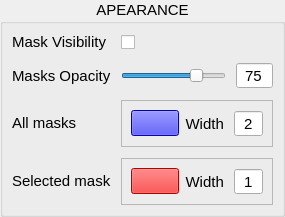
           <widget class="QGroupBox" name="pg1_settings_groupBox_mask_appearance">
            <property name="sizePolicy">
             <sizepolicy hsizetype="Minimum" vsizetype="Minimum">
              <horstretch>0</horstretch>
              <verstretch>0</verstretch>
             </sizepolicy>
            </property>
            <property name="minimumSize">
             <size>
              <width>0</width>
              <height>104</height>
             </size>
            </property>
            <property name="maximumSize">
             <size>
              <width>16777215</width>
              <height>250</height>
             </size>
            </property>
            <property name="font">
             <font>
              <pointsize>11</pointsize>
             </font>
            </property>
            <property name="title">
             <string>APEARANCE</string>
            </property>
            <property name="alignment">
             <set>Qt::AlignHCenter|Qt::AlignTop</set>
            </property>
            <layout class="QGridLayout" name="gridLayout_21">
             <property name="leftMargin">
              <number>9</number>
             </property>
             <property name="topMargin">
              <number>9</number>
             </property>
             <property name="rightMargin">
              <number>9</number>
             </property>
             <property name="bottomMargin">
              <number>9</number>
             </property>
             <property name="horizontalSpacing">
              <number>10</number>
             </property>
             <property name="verticalSpacing">
              <number>11</number>
             </property>
             <item row="2" column="0">
              <widget class="QLabel" name="pg1_settings_mask_opasity_label">
               <property name="sizePolicy">
                <sizepolicy hsizetype="Maximum" vsizetype="Maximum">
                 <horstretch>0</horstretch>
                 <verstretch>0</verstretch>
                </sizepolicy>
               </property>
               <property name="maximumSize">
                <size>
                 <width>16777215</width>
                 <height>40</height>
                </size>
               </property>
               <property name="font">
                <font>
                 <pointsize>11</pointsize>
                </font>
               </property>
               <property name="text">
                <string>Masks Opacity</string>
               </property>
              </widget>
             </item>
             <item row="1" column="0">
              <widget class="QLabel" name="pg1_settings_mask_visibility_label">
               <property name="sizePolicy">
                <sizepolicy hsizetype="Maximum" vsizetype="Maximum">
                 <horstretch>0</horstretch>
                 <verstretch>0</verstretch>
                </sizepolicy>
               </property>
               <property name="font">
                <font>
                 <pointsize>11</pointsize>
                </font>
               </property>
               <property name="layoutDirection">
                <enum>Qt::LeftToRight</enum>
               </property>
               <property name="text">
                <string>Mask Visibility</string>
               </property>
               <property name="alignment">
                <set>Qt::AlignRight|Qt::AlignTrailing|Qt::AlignVCenter</set>
               </property>
              </widget>
             </item>
             <item row="2" column="1">
              <widget class="QSlider" name="pg1_settings_mask_opasity_slider">
               <property name="styleSheet">
                <string notr="true"/>
               </property>
               <property name="minimum">
                <number>0</number>
               </property>
               <property name="maximum">
                <number>100</number>
               </property>
               <property name="pageStep">
                <number>5</number>
               </property>
               <property name="value">
                <number>75</number>
               </property>
               <property name="orientation">
                <enum>Qt::Horizontal</enum>
               </property>
               <property name="invertedAppearance">
                <bool>false</bool>
               </property>
              </widget>
             </item>
             <item row="1" column="1">
              <widget class="QCheckBox" name="pg1_settings_mask_visibility_checkbox">
               <property name="sizePolicy">
                <sizepolicy hsizetype="Minimum" vsizetype="Minimum">
                 <horstretch>0</horstretch>
                 <verstretch>0</verstretch>
                </sizepolicy>
               </property>
               <property name="font">
                <font>
                 <pointsize>8</pointsize>
                </font>
               </property>
               <property name="styleSheet">
                <string notr="true"/>
               </property>
               <property name="text">
                <string/>
               </property>
               <property name="iconSize">
                <size>
                 <width>16</width>
                 <height>16</height>
                </size>
               </property>
               <property name="checkable">
                <bool>true</bool>
               </property>
               <property name="checked">
                <bool>false</bool>
               </property>
              </widget>
             </item>
             <item row="3" column="0">
              <widget class="QLabel" name="pg1_settings_all_masks_color_label">
               <property name="sizePolicy">
                <sizepolicy hsizetype="Maximum" vsizetype="Maximum">
                 <horstretch>0</horstretch>
                 <verstretch>0</verstretch>
                </sizepolicy>
               </property>
               <property name="maximumSize">
                <size>
                 <width>16777215</width>
                 <height>40</height>
                </size>
               </property>
               <property name="font">
                <font>
                 <pointsize>11</pointsize>
                </font>
               </property>
               <property name="text">
                <string>All masks</string>
               </property>
              </widget>
             </item>
             <item row="6" column="0">
              <widget class="QLabel" name="pg1_settings_selected_mask_color_label">
               <property name="sizePolicy">
                <sizepolicy hsizetype="Maximum" vsizetype="Maximum">
                 <horstretch>0</horstretch>
                 <verstretch>0</verstretch>
                </sizepolicy>
               </property>
               <property name="minimumSize">
                <size>
                 <width>0</width>
                 <height>35</height>
                </size>
               </property>
               <property name="maximumSize">
                <size>
                 <width>16777215</width>
                 <height>40</height>
                </size>
               </property>
               <property name="font">
                <font>
                 <pointsize>11</pointsize>
                </font>
               </property>
               <property name="text">
                <string>Selected mask</string>
               </property>
              </widget>
             </item>
             <item row="3" column="1" colspan="2">
              <widget class="QFrame" name="frame_2">
               <property name="minimumSize">
                <size>
                 <width>0</width>
                 <height>35</height>
                </size>
               </property>
               <property name="baseSize">
                <size>
                 <width>0</width>
                 <height>0</height>
                </size>
               </property>
               <property name="frameShape">
                <enum>QFrame::StyledPanel</enum>
               </property>
               <property name="frameShadow">
                <enum>QFrame::Raised</enum>
               </property>
               <layout class="QHBoxLayout" name="horizontalLayout_8">
                <item>
                 <widget class="QPushButton" name="pg1_settings_all_masks_color_button">
                  <property name="styleSheet">
                   <string notr="true">background-color: rgb(0, 0, 255);</string>
                  </property>
                  <property name="text">
                   <string/>
                  </property>
                 </widget>
                </item>
                <item>
                 <widget class="QLabel" name="pg1_settings_all_masks_color_width_label">
                  <property name="text">
                   <string>Width </string>
                  </property>
                  <property name="alignment">
                   <set>Qt::AlignRight|Qt::AlignTrailing|Qt::AlignVCenter</set>
                  </property>
                 </widget>
                </item>
                <item>
                 <widget class="QSpinBox" name="pg1_settings_all_masks_color_width_spibox">
                  <property name="sizePolicy">
                   <sizepolicy hsizetype="Maximum" vsizetype="Maximum">
                    <horstretch>0</horstretch>
                    <verstretch>0</verstretch>
                   </sizepolicy>
                  </property>
                  <property name="frame">
                   <bool>true</bool>
                  </property>
                  <property name="alignment">
                   <set>Qt::AlignCenter</set>
                  </property>
                  <property name="buttonSymbols">
                   <enum>QAbstractSpinBox::NoButtons</enum>
                  </property>
                  <property name="keyboardTracking">
                   <bool>false</bool>
                  </property>
                  <property name="minimum">
                   <number>1</number>
                  </property>
                  <property name="maximum">
                   <number>30</number>
                  </property>
                  <property name="value">
                   <number>2</number>
                  </property>
                 </widget>
                </item>
               </layout>
              </widget>
             </item>
             <item row="6" column="1" colspan="2">
              <widget class="QFrame" name="frame">
               <property name="minimumSize">
                <size>
                 <width>0</width>
                 <height>35</height>
                </size>
               </property>
               <property name="baseSize">
                <size>
                 <width>0</width>
                 <height>0</height>
                </size>
               </property>
               <property name="frameShape">
                <enum>QFrame::StyledPanel</enum>
               </property>
               <property name="frameShadow">
                <enum>QFrame::Raised</enum>
               </property>
               <layout class="QHBoxLayout" name="horizontalLayout_7">
                <item>
                 <widget class="QPushButton" name="pg1_settings_selected_mask_color_button">
                  <property name="styleSheet">
                   <string notr="true">background-color: rgb(255, 0, 0);</string>
                  </property>
                  <property name="text">
                   <string/>
                  </property>
                 </widget>
                </item>
                <item>
                 <widget class="QLabel" name="pg1_settings_selected_mask_color_width_label">
                  <property name="text">
                   <string>Width </string>
                  </property>
                  <property name="alignment">
                   <set>Qt::AlignRight|Qt::AlignTrailing|Qt::AlignVCenter</set>
                  </property>
                 </widget>
                </item>
                <item>
                 <widget class="QSpinBox" name="pg1_settings_selected_mask_color_width_spibox">
                  <property name="sizePolicy">
                   <sizepolicy hsizetype="Maximum" vsizetype="Maximum">
                    <horstretch>0</horstretch>
                    <verstretch>0</verstretch>
                   </sizepolicy>
                  </property>
                  <property name="frame">
                   <bool>true</bool>
                  </property>
                  <property name="alignment">
                   <set>Qt::AlignCenter</set>
                  </property>
                  <property name="buttonSymbols">
                   <enum>QAbstractSpinBox::NoButtons</enum>
                  </property>
                  <property name="keyboardTracking">
                   <bool>false</bool>
                  </property>
                  <property name="minimum">
                   <number>1</number>
                  </property>
                  <property name="maximum">
                   <number>30</number>
                  </property>
                 </widget>
                </item>
               </layout>
              </widget>
             </item>
             <item row="2" column="2">
              <widget class="QSpinBox" name="pg1_settings_mask_opasity_spinbox">
               <property name="sizePolicy">
                <sizepolicy hsizetype="Maximum" vsizetype="Maximum">
                 <horstretch>0</horstretch>
                 <verstretch>0</verstretch>
                </sizepolicy>
               </property>
               <property name="layoutDirection">
                <enum>Qt::LeftToRight</enum>
               </property>
               <property name="wrapping">
                <bool>false</bool>
               </property>
               <property name="frame">
                <bool>true</bool>
               </property>
               <property name="alignment">
                <set>Qt::AlignCenter</set>
               </property>
               <property name="buttonSymbols">
                <enum>QAbstractSpinBox::NoButtons</enum>
               </property>
               <property name="accelerated">
                <bool>false</bool>
               </property>
               <property name="keyboardTracking">
                <bool>false</bool>
               </property>
               <property name="maximum">
                <number>100</number>
               </property>
               <property name="value">
                <number>75</number>
               </property>
              </widget>
             </item>
            </layout>
           </widget>
